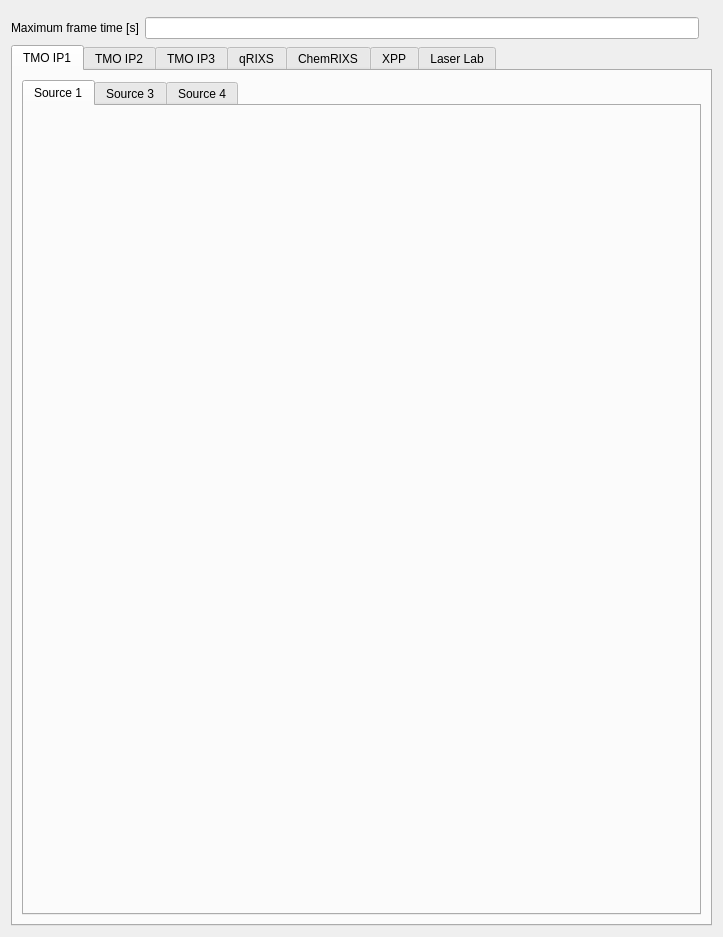
<?xml version="1.0" encoding="UTF-8"?>
<ui version="4.0">
 <class>Form</class>
 <widget class="QWidget" name="Form">
  <property name="geometry">
   <rect>
    <x>0</x>
    <y>0</y>
    <width>723</width>
    <height>937</height>
   </rect>
  </property>
  <property name="windowTitle">
   <string>Form</string>
  </property>
  <layout class="QVBoxLayout" name="verticalLayout">
   <item>
    <widget class="PyDMEmbeddedDisplay" name="PyDMEmbeddedDisplay_7">
     <property name="toolTip">
      <string/>
     </property>
     <property name="macros" stdset="0">
      <string>{&quot;EDIT&quot;: &quot;0&quot;}</string>
     </property>
     <property name="filename" stdset="0">
      <string>btps-camera-summary.ui</string>
     </property>
    </widget>
   </item>
   <item>
    <layout class="QHBoxLayout" name="horizontalLayout">
     <item>
      <widget class="QLabel" name="label">
       <property name="toolTip">
        <string>If camera plugins don't update this fast, their data will be considered invalid/stale.</string>
       </property>
       <property name="text">
        <string>Maximum frame time [s]</string>
       </property>
      </widget>
     </item>
     <item>
      <widget class="PyDMLineEdit" name="PyDMLineEdit">
       <property name="toolTip">
        <string/>
       </property>
       <property name="rules" stdset="0">
        <string>[{&quot;name&quot;: &quot;Editable&quot;, &quot;property&quot;: &quot;Visible&quot;, &quot;initial_value&quot;: &quot;True&quot;, &quot;expression&quot;: &quot;$(EDIT) == \&quot;1\&quot;&quot;, &quot;channels&quot;: [{&quot;channel&quot;: &quot;ca://SIM:BTPS:Config:MaxFrameTime&quot;, &quot;trigger&quot;: true, &quot;use_enum&quot;: false}]}]</string>
       </property>
       <property name="channel" stdset="0">
        <string>ca://SIM:BTPS:Config:MaxFrameTime</string>
       </property>
      </widget>
     </item>
     <item>
      <widget class="PyDMLabel" name="PyDMLabel">
       <property name="toolTip">
        <string/>
       </property>
       <property name="channel" stdset="0">
        <string>ca://SIM:BTPS:Config:MaxFrameTime_RBV</string>
       </property>
      </widget>
     </item>
    </layout>
   </item>
   <item>
    <widget class="PyDMTabWidget" name="PyDMTabWidget">
     <property name="toolTip">
      <string/>
     </property>
     <property name="whatsThis">
      <string/>
     </property>
     <property name="currentIndex">
      <number>0</number>
     </property>
     <property name="alarmChannels">
      <stringlist>
       <string></string>
       <string></string>
       <string></string>
       <string></string>
       <string></string>
       <string></string>
       <string></string>
      </stringlist>
     </property>
     <widget class="QWidget" name="dest1">
      <attribute name="title">
       <string>TMO IP1</string>
      </attribute>
      <layout class="QHBoxLayout" name="horizontalLayout_6">
       <item>
        <widget class="PyDMTabWidget" name="PyDMTabWidget_2">
         <property name="toolTip">
          <string/>
         </property>
         <property name="whatsThis">
          <string/>
         </property>
         <property name="currentIndex">
          <number>0</number>
         </property>
         <property name="currentTabAlarmChannel" stdset="0">
          <cstring>ca://SIM:BTPS:DEST:01:SRC:01:ChecksOK_RBV</cstring>
         </property>
         <property name="alarmChannels">
          <stringlist>
           <string>ca://SIM:BTPS:DEST:01:SRC:01:ChecksOK_RBV</string>
           <string>ca://SIM:BTPS:DEST:01:SRC:03:ChecksOK_RBV</string>
           <string>ca://SIM:BTPS:DEST:01:SRC:04:ChecksOK_RBV</string>
          </stringlist>
         </property>
         <widget class="QWidget" name="source1">
          <attribute name="title">
           <string>Source 1</string>
          </attribute>
          <layout class="QHBoxLayout" name="horizontalLayout_7">
           <item>
            <widget class="PyDMEmbeddedDisplay" name="PyDMEmbeddedDisplay">
             <property name="toolTip">
              <string/>
             </property>
             <property name="macros" stdset="0">
              <string>{&quot;SOURCE&quot;: &quot;${DEST}SRC:01:&quot;, &quot;DEST&quot;: &quot;SIM:BTPS:DEST:01:&quot;}</string>
             </property>
             <property name="filename" stdset="0">
              <string>btps-source-dest-config.ui</string>
             </property>
            </widget>
           </item>
          </layout>
         </widget>
         <widget class="QWidget" name="source3">
          <attribute name="title">
           <string>Source 3</string>
          </attribute>
          <layout class="QHBoxLayout" name="horizontalLayout_3">
           <item>
            <widget class="PyDMEmbeddedDisplay" name="PyDMEmbeddedDisplay_2">
             <property name="toolTip">
              <string/>
             </property>
             <property name="macros" stdset="0">
              <string>{&quot;SOURCE&quot;: &quot;${DEST}SRC:03:&quot;, &quot;DEST&quot;: &quot;SIM:BTPS:DEST:01:&quot;}</string>
             </property>
             <property name="filename" stdset="0">
              <string>btps-source-dest-config.ui</string>
             </property>
            </widget>
           </item>
          </layout>
         </widget>
         <widget class="QWidget" name="source4">
          <attribute name="title">
           <string>Source 4</string>
          </attribute>
          <layout class="QHBoxLayout" name="horizontalLayout_2">
           <item>
            <widget class="PyDMEmbeddedDisplay" name="PyDMEmbeddedDisplay_3">
             <property name="toolTip">
              <string/>
             </property>
             <property name="macros" stdset="0">
              <string>{&quot;SOURCE&quot;: &quot;${DEST}SRC:04:&quot;, &quot;DEST&quot;: &quot;SIM:BTPS:DEST:01:&quot;}</string>
             </property>
             <property name="filename" stdset="0">
              <string>btps-source-dest-config.ui</string>
             </property>
            </widget>
           </item>
          </layout>
         </widget>
        </widget>
       </item>
      </layout>
     </widget>
     <widget class="QWidget" name="dest2">
      <attribute name="title">
       <string>TMO IP2</string>
      </attribute>
     </widget>
     <widget class="QWidget" name="dest3">
      <attribute name="title">
       <string>TMO IP3</string>
      </attribute>
      <layout class="QHBoxLayout" name="horizontalLayout_11"/>
     </widget>
     <widget class="QWidget" name="dest4">
      <attribute name="title">
       <string>qRIXS</string>
      </attribute>
     </widget>
     <widget class="QWidget" name="dest5">
      <attribute name="title">
       <string>ChemRIXS</string>
      </attribute>
     </widget>
     <widget class="QWidget" name="dest6">
      <attribute name="title">
       <string>XPP</string>
      </attribute>
     </widget>
     <widget class="QWidget" name="dest7">
      <attribute name="title">
       <string>Laser Lab</string>
      </attribute>
     </widget>
    </widget>
   </item>
  </layout>
 </widget>
 <customwidgets>
  <customwidget>
   <class>PyDMTabWidget</class>
   <extends>QTabWidget</extends>
   <header>pydm.widgets.tab_bar</header>
  </customwidget>
  <customwidget>
   <class>PyDMLabel</class>
   <extends>QLabel</extends>
   <header>pydm.widgets.label</header>
  </customwidget>
  <customwidget>
   <class>PyDMEmbeddedDisplay</class>
   <extends>QFrame</extends>
   <header>pydm.widgets.embedded_display</header>
  </customwidget>
  <customwidget>
   <class>PyDMLineEdit</class>
   <extends>QLineEdit</extends>
   <header>pydm.widgets.line_edit</header>
  </customwidget>
 </customwidgets>
 <resources/>
 <connections/>
</ui>
